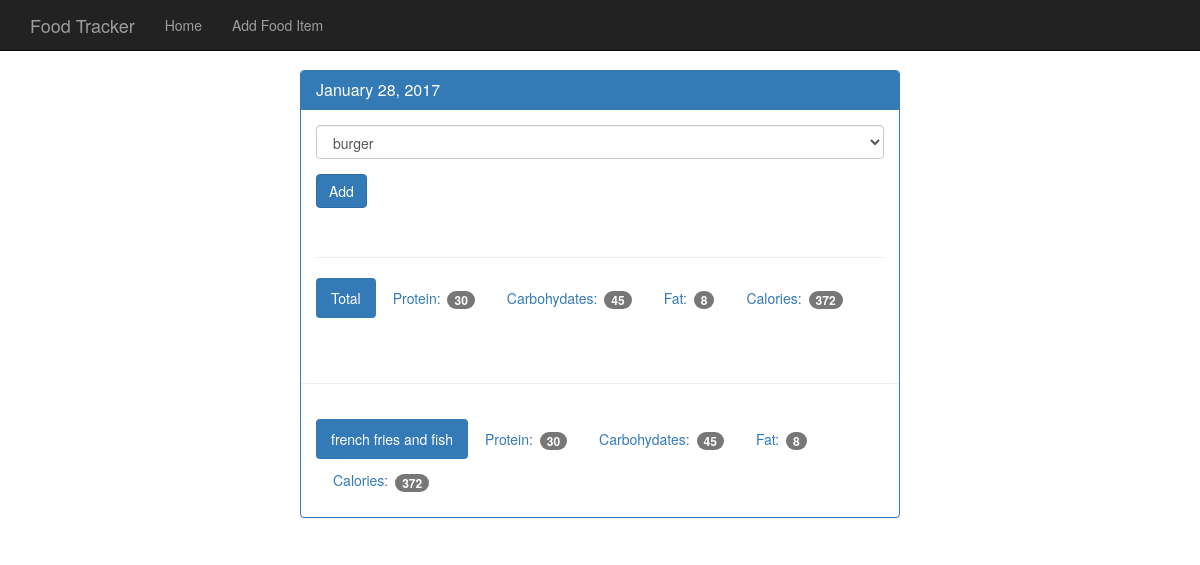
Screenshot of /view-day/20191219 with the database file from the repository.
### tables this page shows
CREATE TABLE food (
    id integer primary key autoincrement,
    name text not null,
    protein integer not null,
    carbohydrates integer not null,
    fat integer not null,
    calories integer not null
);

### app.py (the view, shortened to what this page needs)
@app.route('/view-day/<date>', methods=["GET", "POST"])
def view_day(date):
    db = get_db()
    query = '''
            SELECT id, name FROM food
            '''
    cur = db.execute(query)
    food_names = cur.fetchall()
    query = '''
            SELECT name, protein, carbohydrates, fat, calories
            FROM food
            JOIN food_date ON food.id = food_date.food_id
            JOIN log_date ON food_date.log_date_id = log_date.id
            WHERE entry_date = ?
            '''
    cur = db.execute(query, [date])
    all_food = cur.fetchall()
    total_calc = {}
    total_calc['fat'] = 0
    total_calc['carbs'] = 0
    total_calc['protein'] = 0
    total_calc['calories'] = 0
    for every_row in all_food:
        total_calc['fat'] += every_row['fat']
        total_calc['carbs'] += every_row['carbohydrates']
        total_calc['calories'] += every_row['calories']
        total_calc['protein'] += every_row['protein']
    return render_template('day.html', food_names=food_names, date=date, all_food=all_food, total_calc=total_calc)

### app.py (called while the page is built)
def connect_db():
    sql = sqlite3.connect('/home/jane/Desktop/flask_ultimate/food_log.db')
    sql.row_factory = sqlite3.Row
    return sql

def get_db():
    if not hasattr(g, 'sqlite_db'):
        g.sqlite_db = connect_db()
    return g.sqlite_db

@app.teardown_appcontext  #this is called whenever a view is closed. by doing this, if a view was using db, it closes with it
def close_database(error):
    if hasattr(g, 'sqlite_db'):
        g.sqlite_db.close()

### templates/day.html (shortened to what this page needs)
<!DOCTYPE html>
<html lang="en">
  <head>
    <link href="{{ url_for('static', filename='bootstrap.min.css') }}" rel="stylesheet">
    <link href="{{ url_for('static', filename='theme.css') }}" rel="stylesheet">
  </head>
  <body>
    <nav class="navbar navbar-inverse navbar-fixed-top">
      <div class="container">
        <div class="navbar-header">
          <a class="navbar-brand" href="#">Food Tracker</a>
        </div>
        <div id="navbar" class="navbar-collapse collapse">
          <ul class="nav navbar-nav">
            <li><a href="{{ url_for('index') }}">Home</a></li>
            <li><a href="{{ url_for('add_food') }}">Add Food Item</a></li>
          </ul>
        </div>
      </div>
    </nav>
    <div class="container theme-showcase col-sm-6 col-sm-offset-3" role="main">
      <div class="row">
        <div>
          <div class="panel panel-primary">
            <div class="panel-heading">
              <h3 class="panel-title">January 28, 2017</h3>
            </div>
            <div class="panel-body">
              <form method="POST" action="{{ url_for('view_day', date=date)}}">
                <div class="form-group">
                  <select class="form-control" name="food_name">
                    {% for food in food_names%}
                    <option value="{{ food.id }}">{{ food.name }}</option>
                    {% endfor %}
                  </select>
                </div>
                <button type="submit" class="btn btn-primary">Add</button>
              </form>
              <div class="page-header"></div>
              <ul class="nav nav-pills" role="tablist">
                <li class="active"><a>Total</a></li>
                <li><a>Protein: <span class="badge">{{ total_calc.protein }}</span></a></li>
                <li><a>Carbohydates: <span class="badge">{{ total_calc.carbs }}</span></a></li>
                <li><a>Fat: <span class="badge">{{ total_calc.fat }}</span></a></li>
                <li><a>Calories: <span class="badge">{{ total_calc.calories }}</span></a></li>
              </ul>
            </div>
            <div class="page-header"></div>
            {% for food in all_food %}
            <div class="panel-body">
              <ul class="nav nav-pills" role="tablist">
                <li class="active"><a>{{ food.name }}</a></li>
                <li><a>Protein: <span class="badge">{{ food.protein }}</span></a></li>
                <li><a>Carbohydates: <span class="badge">{{ food.carbohydrates }}</span></a></li>
                <li><a>Fat: <span class="badge">{{ food.fat }}</span></a></li>
                <li><a>Calories: <span class="badge">{{ food.calories }}</span></a></li>
              </ul>
            </div>
            {% endfor %}
          </div>
        </div>
      </div>
    </div>
  </body>
</html>

### static/theme.css (style rules this page uses)
body { padding-top: 70px; padding-bottom: 30px; }

### rows the page displays
food: name "french fries and fish", protein "30", carbohydrates "45", fat "8", calories "372"

### other values shown
{{ total_calc.protein }} "30"
{{ total_calc.carbs }} "45"
{{ total_calc.fat }} "8"
{{ total_calc.calories }} "372"
form field food_name "burger"
